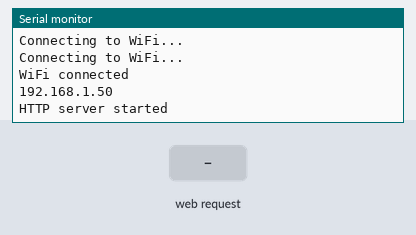
Simulated run of this sketch. Board: ESP8266 (NodeMCU). Parts: the last lines printed to the serial monitor. Inputs (shaded band) come from the test bench. WiFi joins after 1.5 s; servers stay silent unless stated.

Above: at 3.2 s.
3.3 s: HTTP request GET /setServo received
At 4.3 s:
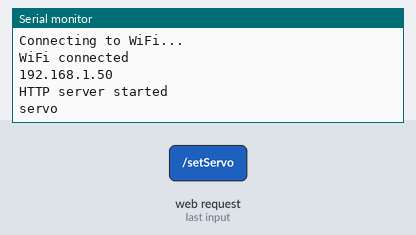
4.8 s: HTTP request GET /setServo?value=joy received
At 5.4 s:
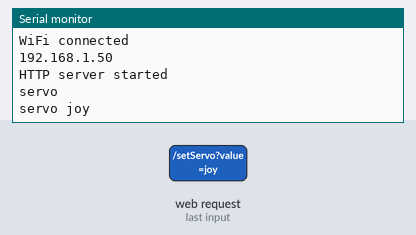

The sketch:

ESP8266.ino
```cpp
#include <ESP8266WiFi.h>
#include <ESP8266WebServer.h>

const char *ssid = "oad";
const char *password = "00001111";

ESP8266WebServer server(80);

String positionValue = "GENTER"; // Change from float to String

void setup() {
  Serial.begin(115200);

  // Kết nối đến WiFi
  WiFi.begin(ssid, password);
  while (WiFi.status() != WL_CONNECTED) {
    delay(1000);
    Serial.println("Connecting to WiFi...");
  }

  Serial.println("WiFi connected");
  Serial.println(WiFi.localIP());

  server.on("/", HTTP_GET, handleRoot);
  server.on("/getPosition", HTTP_GET, handleGetPosition);
  server.on("/setServo", HTTP_GET, handleSetServo);

  server.begin();
  Serial.println("HTTP server started");
}

void loop() {
  server.handleClient();

  // Đọc dữ liệu từ Serial để nhận giá trị từ Arduino
  while (Serial.available()) {
    String data = Serial.readStringUntil('\n');

    if (data.startsWith("joy")) {
      // Giữ lại chỉ số từ "dist" đến hết chuỗi để lấy giá trị khoảng cách
      String distanceStr = data.substring(3);

      // Cập nhật biến positionValue với chuỗi
      positionValue = distanceStr;
    }
  }
}

void handleRoot() {
  String html = "<html><head><script>function updateValue() { var xhttp = new XMLHttpRequest(); xhttp.onreadystatechange = function() { if (this.readyState == 4 && this.status == 200) { document.getElementById('positionValue').innerHTML = this.responseText; } }; xhttp.open('GET', '/getPosition', true); xhttp.send(); } setInterval(updateValue, 1000);</script></head>";
  html += "<body><h1>Joystick Value</h1>";
  html += "<p>Position: <span id='positionValue'>" + positionValue + "</span></p>";
  html += "<p>Enter servo angle: <input type='text' id='servoValue'></p>";
  html += "<button onclick='sendServoValue()'>Move Servo</button>";
  html += "</body><script>function sendServoValue() { var servoValue = document.getElementById('servoValue').value; var xhttp = new XMLHttpRequest(); xhttp.open('GET', '/setServo?value=' + servoValue, true); xhttp.send(); }</script></html>";
  server.send(200, "text/html", html);
}

void handleGetPosition() {
  // Gửi giá trị khoảng cách về trang web
  server.send(200, "text/plain", positionValue);
}

void handleSetServo() {
  String servoValue = server.arg("value");
  // Gửi lệnh điều khiển servo đến Arduino thông qua Serial
  Serial.println("servo " + servoValue);
  server.send(200, "text/plain", "Moved servo to angle: " + servoValue);
}
```

Measured:
- after the input at 3.3 s, the serial monitor: prints a new line at once (image 1)
- after the input at 4.8 s, the serial monitor: prints a new line at once (image 2)
